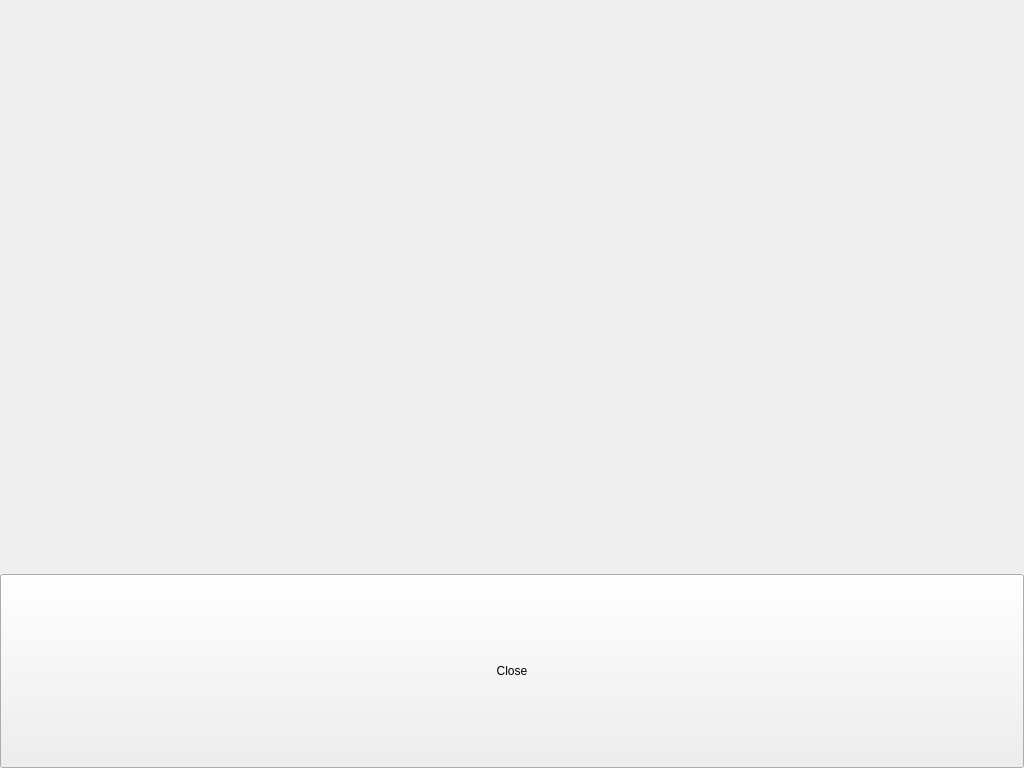
<?xml version="1.0" encoding="UTF-8"?>
<ui version="4.0">
 <class>MainWindow</class>
 <widget class="QMainWindow" name="MainWindow">
  <property name="geometry">
   <rect>
    <x>0</x>
    <y>0</y>
    <width>1024</width>
    <height>768</height>
   </rect>
  </property>
  <property name="windowTitle">
   <string>QRisiko</string>
  </property>
  <widget class="QWidget" name="centralWidget">
   <layout class="QVBoxLayout" name="verticalLayout">
    <property name="spacing">
     <number>0</number>
    </property>
    <property name="margin">
     <number>0</number>
    </property>
    <item>
     <widget class="QLabel" name="MappaDiGioco">
      <property name="sizePolicy">
       <sizepolicy hsizetype="Expanding" vsizetype="Expanding">
        <horstretch>0</horstretch>
        <verstretch>0</verstretch>
       </sizepolicy>
      </property>
      <property name="minimumSize">
       <size>
        <width>800</width>
        <height>448</height>
       </size>
      </property>
      <property name="contextMenuPolicy">
       <enum>Qt::NoContextMenu</enum>
      </property>
      <property name="toolTip">
       <string notr="true"/>
      </property>
      <property name="text">
       <string/>
      </property>
      <property name="pixmap">
       <pixmap resource="qrisiko.qrc">:/Mappe/Mappa.png</pixmap>
      </property>
      <property name="scaledContents">
       <bool>true</bool>
      </property>
      <property name="alignment">
       <set>Qt::AlignLeading|Qt::AlignLeft|Qt::AlignTop</set>
      </property>
     </widget>
    </item>
    <item>
     <widget class="QPushButton" name="closeButton">
      <property name="sizePolicy">
       <sizepolicy hsizetype="Preferred" vsizetype="Preferred">
        <horstretch>0</horstretch>
        <verstretch>0</verstretch>
       </sizepolicy>
      </property>
      <property name="minimumSize">
       <size>
        <width>1024</width>
        <height>194</height>
       </size>
      </property>
      <property name="text">
       <string>Close</string>
      </property>
     </widget>
    </item>
   </layout>
  </widget>
 </widget>
 <layoutdefault spacing="6" margin="11"/>
 <resources>
  <include location="qrisiko.qrc"/>
 </resources>
 <connections>
  <connection>
   <sender>closeButton</sender>
   <signal>clicked()</signal>
   <receiver>MainWindow</receiver>
   <slot>close()</slot>
   <hints>
    <hint type="sourcelabel">
     <x>511</x>
     <y>670</y>
    </hint>
    <hint type="destinationlabel">
     <x>511</x>
     <y>383</y>
    </hint>
   </hints>
  </connection>
 </connections>
</ui>
